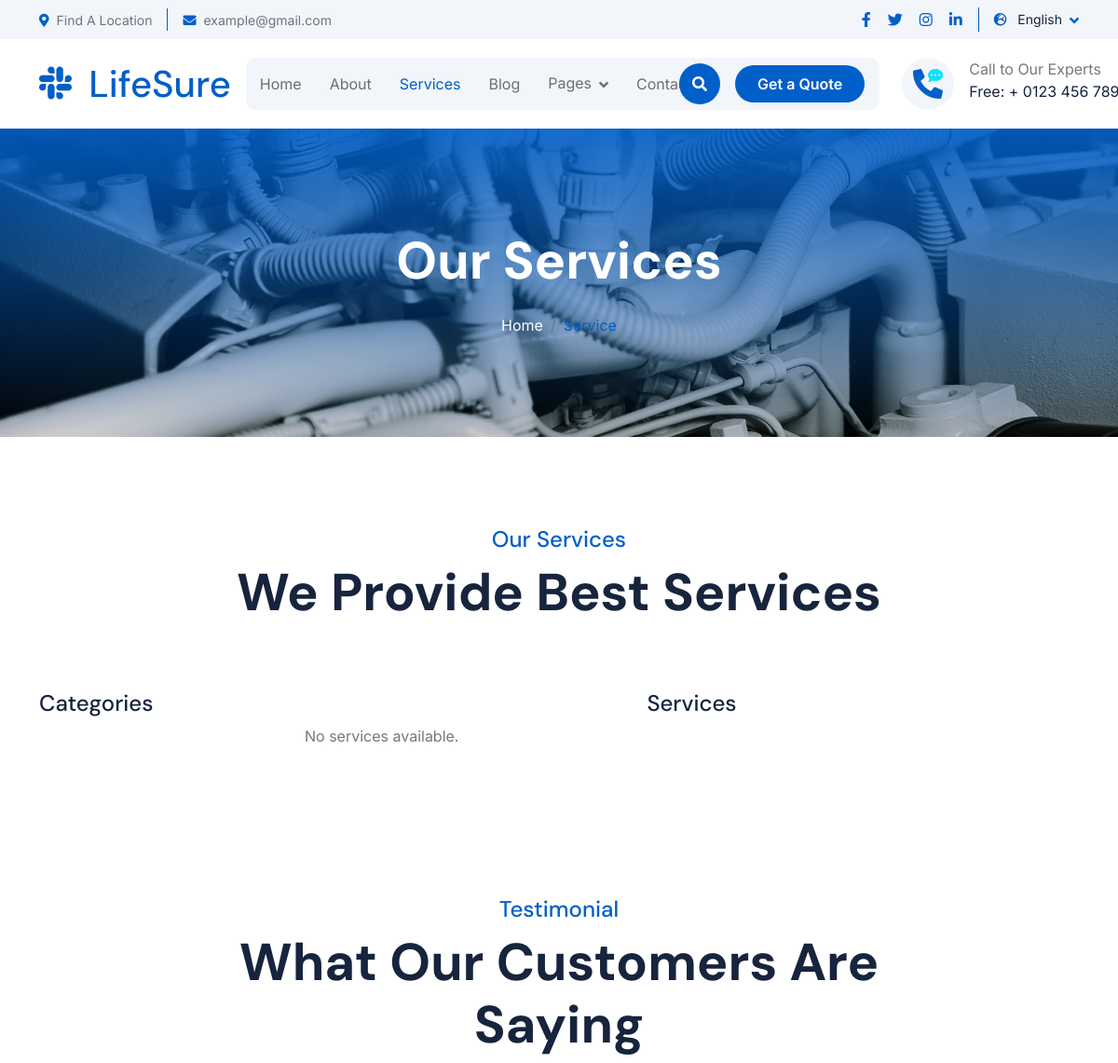
/services/ (upper part), run on an earlier commit of the app's database.
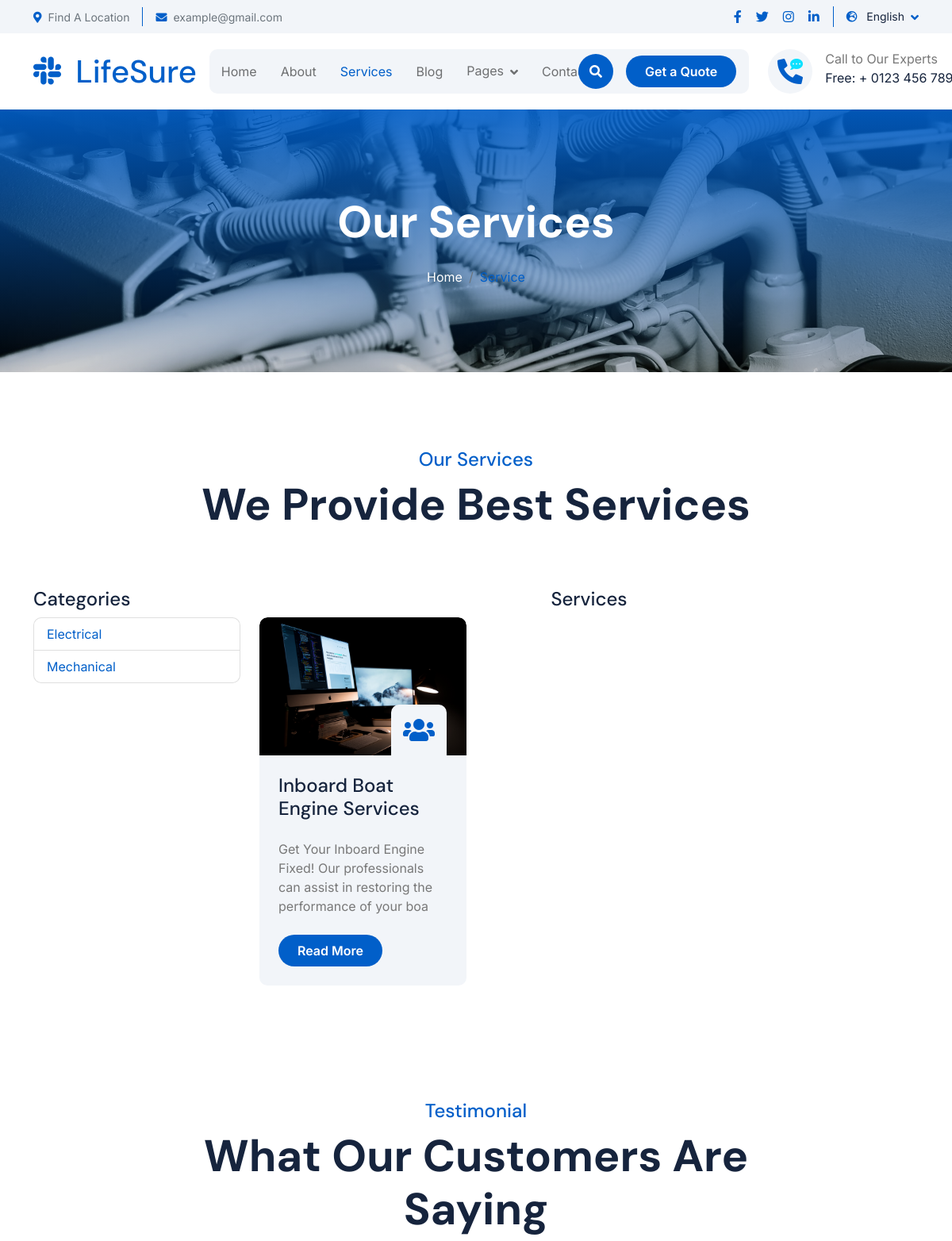
And on a later commit of the database.
### services/models.py (models this page shows, shortened)
class CategoryService(models.Model):
    name = models.CharField(max_length=60)
    slug = models.SlugField(unique=True,blank=True , null=True, max_length=100)
    description = models.TextField( max_length=2000 , blank=True)
    image = models.ImageField( upload_to='cat_service_img' , blank=True)

class Services(models.Model):
    name = models.CharField( max_length=50)
    cover_image = models.ImageField(upload_to='services/' , default='')
    created_at = models.DateTimeField( ("created_at"),default=timezone.now)
    category = models.ForeignKey('CategoryService',related_name='service_category',on_delete=models.CASCADE , default='')
    description = models.TextField(("description"),max_length=100000,null=True,blank=True)
    short_description = models.CharField( max_length=100)
    slug = models.SlugField(null=True,blank=True)
    class Meta:
        verbose_name = ("Services")
        verbose_name_plural = ("Services")

### services/views.py (the view)
# urls.py: path('services/',include('services.urls')),
def services(request, category_slug=None):
    categories = CategoryService.objects.all()
    services = None
    selected_category = None
    if category_slug:
        selected_category = get_object_or_404(CategoryService, slug=category_slug)
        services = Services.objects.filter(category=selected_category)
    else:
        services = Services.objects.all()
    context = {
        'categories': categories,
        'services': services,
        'selected_category': selected_category,
    }
    return render(request, 'services.html', context)

### services/templates/services.html (shortened to what this page needs)
{% extends "base.html" %}
{% load static %}
{% block body %}
<div class="container-fluid bg-breadcrumb">
    <div class="container text-center py-5" style="max-width: 900px;">
        <h4 class="text-white display-4 mb-4 wow fadeInDown" data-wow-delay="0.1s">Our Services</h4>
        <ol class="breadcrumb d-flex justify-content-center mb-0 wow fadeInDown" data-wow-delay="0.3s">
            <li class="breadcrumb-item"><a href="/">Home</a></li>
            <li class="breadcrumb-item active text-primary">Service</li>
        </ol>
    </div>
</div>
<div class="container-fluid service py-5">
    <div class="container py-5">
        <div class="text-center mx-auto pb-5 wow fadeInUp" data-wow-delay="0.2s" style="max-width: 800px;">
            <h4 class="text-primary">Our Services</h4>
            <h1 class="display-4 mb-4">We Provide Best Services</h1>
        </div>
        <div class="row g-4 justify-content-center">
            <div class="col-md-3">
                <h4>Categories</h4>
                <ul class="list-group">
                    {% for category in categories %}
                    <li
                        class="list-group-item {% if selected_category and selected_category.slug == category.slug %}active2{% endif %}">
                        <a href="{% url 'services_by_category' category.slug %}">
                            {{ category.name }}
                        </a>
                    </li>
                    {% endfor %}
                </ul>
            </div>
            <div class="col-md-9">
                <h4 class="text-center  wow fadeInUp"> Services{% if selected_category %} in {{ selected_category.name }}{% endif %}</h4>
                <div class="row">
                    {% for service in services %}
                    <div class="col-md-6 col-lg-6 col-xl-4 wow fadeInUp" data-wow-delay="0.2s">
                        <div class="service-item">
                            <div class="service-img">
                                <img src="{{ service.cover_image.url }}" class="img-fluid rounded-top w-100"
                                    alt="{{ service.name }}">
                                <div class="service-icon p-3">
                                    <i class="fa fa-users fa-2x"></i>
                                </div>
                            </div>
                            <div class="service-content p-4">
                                <div class="service-content-inner">
                                    <a href="{% url 'service_details' service.slug %}"
                                        class="d-inline-block h4 mb-4">{{ service.name }}</a>
                                    <p class="mb-4">{{ service.short_description }}</p>
                                    <a class="btn btn-primary rounded-pill py-2 px-4"
                                        href="{% url 'service_details' service.slug %}">Read More</a>
                                </div>
                            </div>
                        </div>
                    </div>
                    {% empty %}
                    <p>No services available.</p>
                    {% endfor %}
                </div>
            </div>
        </div>
    </div>
</div>
<div class="container-fluid testimonial mt-5 pb-5">
    <div class="container pb-5">
        <div class="text-center mx-auto pb-5 wow fadeInUp" data-wow-delay="0.2s" style="max-width: 800px;">
            <h4 class="text-primary">Testimonial</h4>
            <h1 class="display-4 mb-4">What Our Customers Are Saying</h1>
        </div>
    </div>
</div>
{% endblock %}

What changed in the data, as far as the page shows it:
added CategoryService: name "Electrical"
added CategoryService: name "Mechanical"
added Services: cover_image (picture), name "Inboard Boat Engine Services", short_description "Get Your Inboard Engine Fixed! Our professionals can assist in restoring the performance of your boa"
Also different on the page:
text no longer shown: "No services available."
